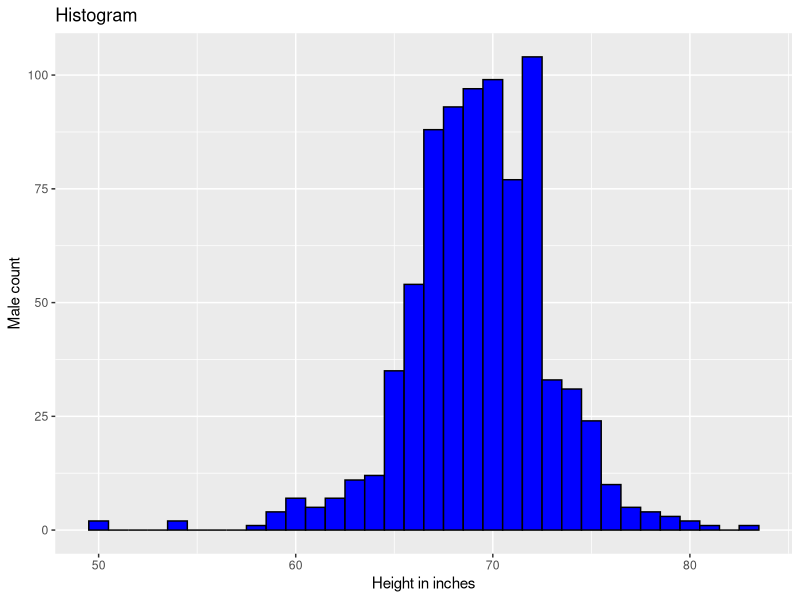

Source code (R):
library(tidyverse)
library(dslabs)
data(heights)

p <- heights %>% filter(heights$sex == "Male")

ggplot(p, aes(x = height)) +
  geom_histogram(binwidth = 1, fill = "blue", color = "black") +
  labs(title = "Histogram", x = "Height in inches", y= "Male count")
